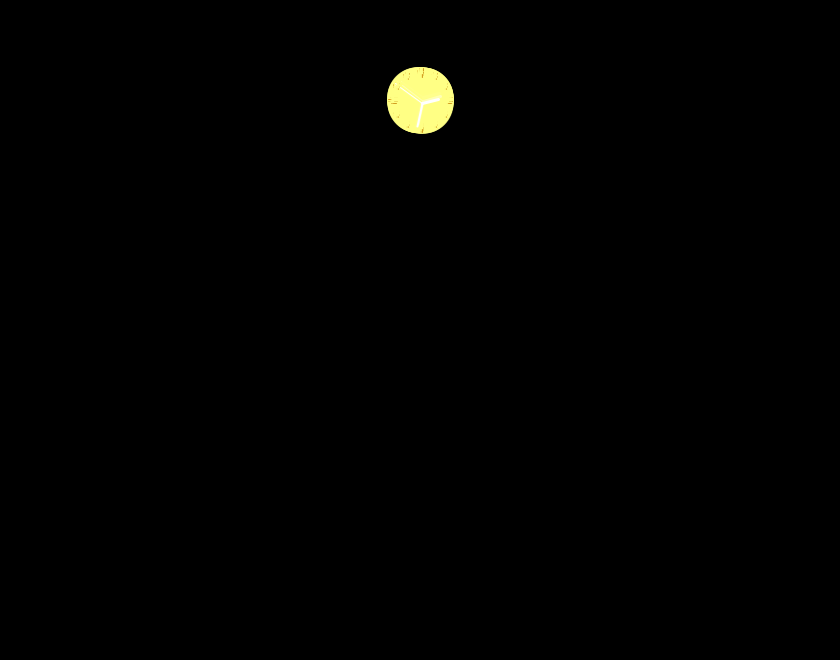
Frame 1 (no input)
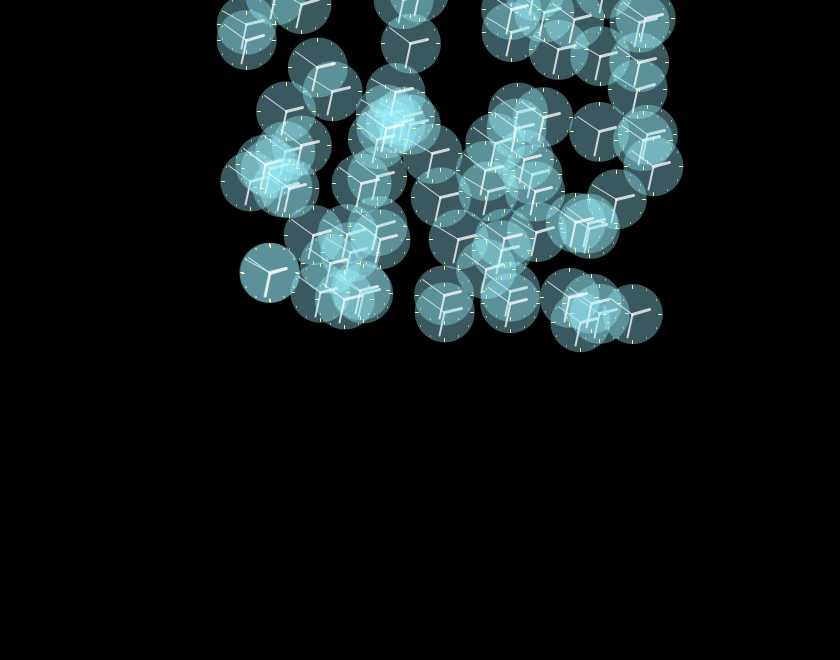
Frame 60 (the mouse pressed at the canvas centre just before this capture)
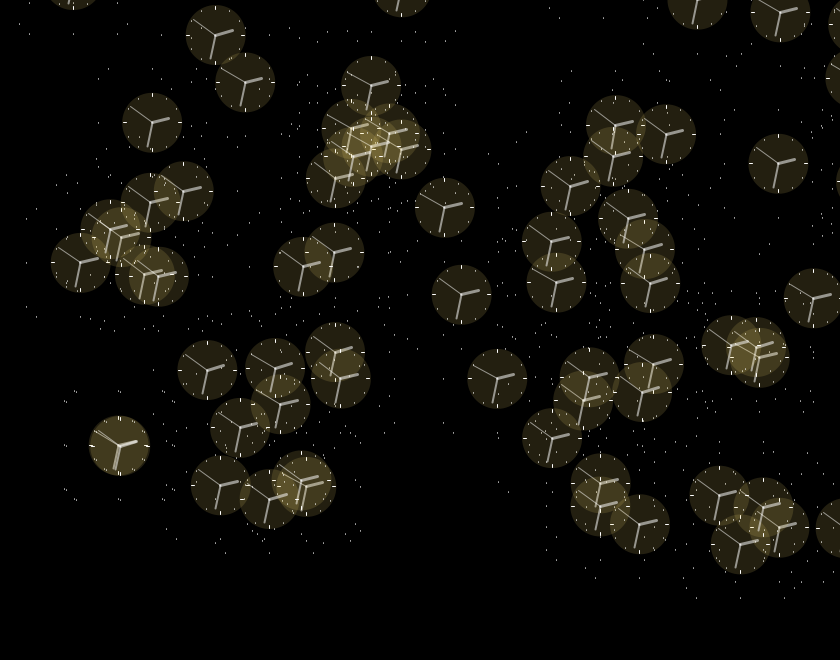
Frame 120 (the mouse held since frame 60 and released just before this capture)

The Processing sketch that drew these frames (run headless with seeded random() and noise(); from frame 60 on, the mouse is pressed at the canvas centre):

// Processing sketch: processing_94378
// ── processing_94378.pde

// New Year's Eve Countdown Clock
// 16.03.2013
// Jürg Dietrich
//
// Implementation of Wristwatch
// adapted from
// Libby Riefler <er845@bard.edu>
// http://www.openprocessing.org/sketch/7877


ArrayList<Particle> particles;

void setup() {
  size(840,660);
  particles = new ArrayList<Particle>();
  smooth();
}

void draw() {
  background(0);
  //[offset-down] A new Particle object is added to the ArrayList every cycle through draw().
  
  while (particles.size() <100)
  particles.add(new Particle(new PVector(width/2, 100)));
  
  

  for (int i = 0; i < particles.size(); i++) {
    Particle p = particles.get(i);
    p.run();
    if (p.isDead()) {
      particles.remove(i);
    }
  }
}
 
class Particle {
  PVector location;
  PVector velocity;
  PVector acceleration;
  float lifespan;
  float s = map(second(), 0, 60, 0, TWO_PI) - HALF_PI;
  float m = map(minute(), 0, 60, 0, TWO_PI) - HALF_PI;
  float h = map((hour()+minute()/60.0), 0.0, 12.0, 0, TWO_PI) - HALF_PI;
  
  int r = 204; 
  int g = 154; 
  int b = 31;
  int t24 = 24;
  int t24m = -24;
  int t14 = 14; 
  int t14m = -14;
  int lx = 10;
  int ly = 10;

  Particle(PVector l) {
    //[offset-up] For demonstration purposes we assign the Particle an initial velocity and constant acceleration.
    acceleration = new PVector(0,0.05);
    velocity = new PVector(random(-3,4),random(-3,4));
    location = l.get();
    lifespan = 255.0;
  }

  // Sometimes it’s convenient to have a “run”
  // function that calls all the other functions we need.
  void run() {
    update();
    display();
    //showText();
  }

  void update() {
    velocity.add(acceleration);
    location.add(velocity);
    lifespan -= 1;
    r += 6; g += 4; b += 2;
    lx += random(1000);
  }

  // particles as clocks
  void display() {
    
    fill(100+r%255, 100+g%255, 100+b%255, lifespan-100);
    
    noStroke();
    ellipse(location.x, location.y, 60, 60);
    stroke(255, lifespan); 


  
    strokeWeight(1);
    line(location.x, location.y, cos(s) * 27 + location.x, sin(s) * 27 + location.y);
    strokeWeight(2);
    line(location.x, location.y, cos(m) * 24 + location.x, sin(m) * 24 + location.y);
    strokeWeight(3);
    line(location.x, location.y, cos(h) * 17 + location.x, sin(h) * 17 + location.y);
    
    
    
    stroke(r,g,b);
    strokeWeight(1);
    
    line(location.x+26, location.y, location.x+29, location.y);
    line(location.x-26, location.y, location.x-29, location.y);
    line(location.x, location.y+26, location.x, location.y+29);
    line(location.x, location.y-26, location.x, location.y-29);
    
    ellipse(location.x+24, location.y-14, 0,1);
    ellipse(location.x+14, location.y-24, 0,1);
    
    ellipse(location.x-24, location.y-14, 0,1);
    ellipse(location.x-14, location.y-24, 0,1);
    
    ellipse(location.x+24, location.y+14, 0,1);
    ellipse(location.x+14, location.y+24, 0,1);
    
    ellipse(location.x-24, location.y+14, 0,1);
    ellipse(location.x-14, location.y+24, 0,1);
    
    if (lifespan < 150) {
      t24 += 2; t24m -= 2; t14 += 2; t14m -= 2;
      ellipse(location.x+t24, location.y, 0,1);
      ellipse(location.x+t24m, location.y, 0,1);
      ellipse(location.x, location.y+t24, 0,1);
      ellipse(location.x, location.y+t24m, 0,1);
      
      ellipse(location.x+t24, location.y+t14m, 0,1);
      ellipse(location.x+t14, location.y+t24m, 0,1);
      
      ellipse(location.x+t24m, location.y+t14m, 0,1);
      ellipse(location.x+t14m, location.y+t24m, 0,1);
      
      ellipse(location.x+t24, location.y+t14, 0,1);
      ellipse(location.x+t14, location.y+t24, 0,1);
      
      ellipse(location.x+t24m, location.y+t14, 0,1);
      ellipse(location.x+t14m, location.y+t24, 0,1);
    }
    
    float strength=0.3; // Staerke der Abstossung
    int radius = 50;
    applyPush(new PVector(mouseX, mouseY), strength, radius);

  }
  
  void applyPush(PVector targetPos, float strength, int radius) {
    float distance = PVector.dist(location , targetPos); // Entfernung zwischen Particle und Maus
    PVector difference = PVector.sub(location , targetPos); // Vektor von Particle zu Maus
    difference.normalize(); // Vektor auf Laenge 1 normieren
  
    PVector force = new PVector(0,0);
    if (distance < radius) { // Kraft wirkt nur innerhalb Minimaldistanz
      force = PVector.mult(difference,  strength);
    } 
    acceleration=force; 
  }

  
  // Is the Particle alive or dead?
  boolean isDead() {
    if (lifespan < 100.0) {
      return true;
    } else {
      return false;
    }
  }
}
